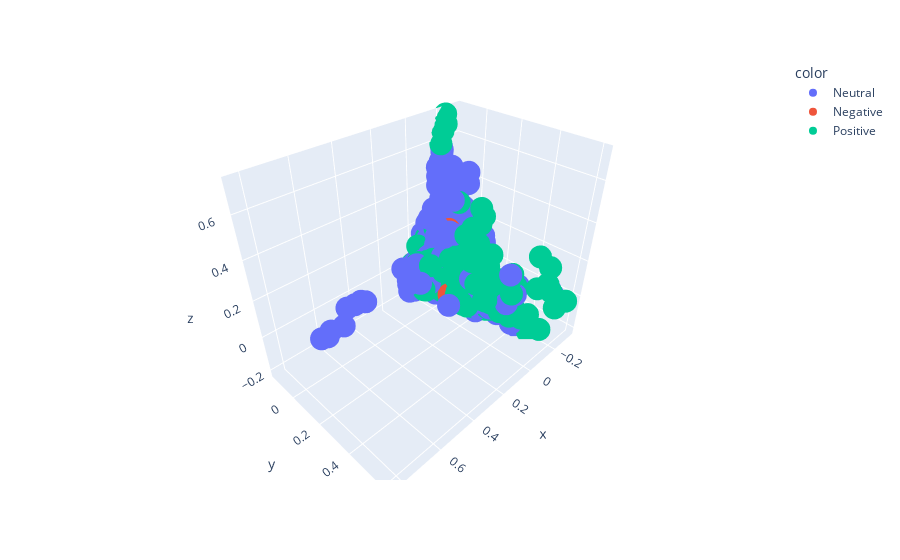

Notebook source saved alongside this figure:
### Code cell
# Visualizing sentiment clusters with Plotly 3D scatter plot
px.scatter_3d(x=pca2[:,0],y=pca2[:,1],z=pca2[:,2],color=textblob_data['Overall Sentiment'].values)

### Figure 1 — Plotly figure (JSON) as saved in the notebook; plotly's stock layout.template omitted (floating-point values rounded to 4 significant figures; data arrays with more than 128 entries replaced by an {"elided": "..."} marker saying what was removed)
{"data": [{"hovertemplate": "color=Neutral<br>x=%{x}<br>y=%{y}<br>z=%{z}<extra></extra>", "legendgroup": "Neutral", "marker": {"color": "#636efa", "symbol": "circle"}, "mode": "markers", "name": "Neutral", "scene": "scene", "showlegend": true, "type": "scatter3d", "x": {"elided": "1600 float values"}, "y": {"elided": "1600 float values"}, "z": {"elided": "1600 float values"}}, {"hovertemplate": "color=Negative<br>x=%{x}<br>y=%{y}<br>z=%{z}<extra></extra>", "legendgroup": "Negative", "marker": {"color": "#EF553B", "symbol": "circle"}, "mode": "markers", "name": "Negative", "scene": "scene", "showlegend": true, "type": "scatter3d", "x": {"elided": "309 float values"}, "y": {"elided": "309 float values"}, "z": {"elided": "309 float values"}}, {"hovertemplate": "color=Positive<br>x=%{x}<br>y=%{y}<br>z=%{z}<extra></extra>", "legendgroup": "Positive", "marker": {"color": "#00cc96", "symbol": "circle"}, "mode": "markers", "name": "Positive", "scene": "scene", "showlegend": true, "type": "scatter3d", "x": {"elided": "1393 float values"}, "y": {"elided": "1393 float values"}, "z": {"elided": "1393 float values"}}], "layout": {"legend": {"title": {"text": "color"}, "tracegroupgap": 0}, "margin": {"t": 60}, "scene": {"domain": {"x": [0, 1], "y": [0, 1]}, "xaxis": {"title": {"text": "x"}}, "yaxis": {"title": {"text": "y"}}, "zaxis": {"title": {"text": "z"}}}}}
